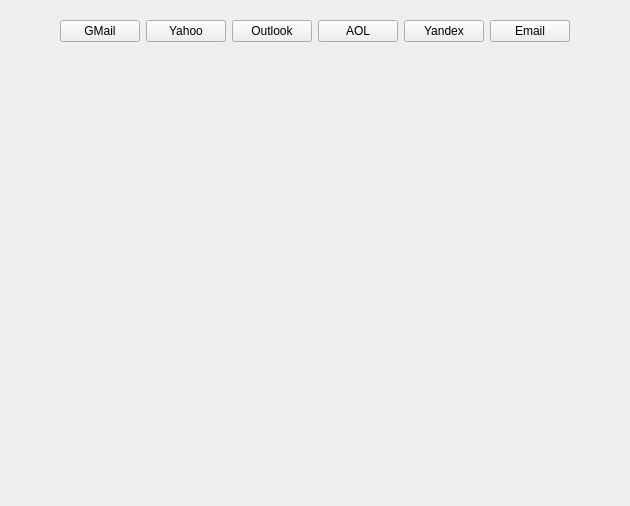
  <widget class="QWizardPage" name="WebmailPage">
   <property name="title">
    <string>UnseenP2P is better with Friends </string>
   </property>
   <property name="subTitle">
    <string>Invite your Friends from other Networks to UnseenP2P.</string>
   </property>
   <attribute name="pageId">
    <string notr="true">ConnectFriendWizard::Page_WebMail</string>
   </attribute>
   <layout class="QGridLayout" name="WebmalPageGLayout">
    <item row="0" column="0">
     <layout class="QHBoxLayout" name="webMailButtonHLayout">
      <property name="leftMargin">
       <number>9</number>
      </property>
      <property name="topMargin">
       <number>9</number>
      </property>
      <property name="rightMargin">
       <number>9</number>
      </property>
      <property name="bottomMargin">
       <number>9</number>
      </property>
      <item>
       <spacer name="webMailButtonLHSpacer">
        <property name="orientation">
         <enum>Qt::Horizontal</enum>
        </property>
        <property name="sizeType">
         <enum>QSizePolicy::Preferred</enum>
        </property>
        <property name="sizeHint" stdset="0">
         <size>
          <width>40</width>
          <height>20</height>
         </size>
        </property>
       </spacer>
      </item>
      <item>
       <widget class="QPushButton" name="gmailButton">
        <property name="text">
         <string>GMail</string>
        </property>
        <property name="icon">
         <iconset resource="../icons.qrc">
          <normaloff>:/icons/gmail.png</normaloff>:/icons/gmail.png</iconset>
        </property>
        <property name="iconSize">
         <size>
          <width>32</width>
          <height>32</height>
         </size>
        </property>
        <property name="checkable">
         <bool>false</bool>
        </property>
       </widget>
      </item>
      <item>
       <widget class="QPushButton" name="yahooButton">
        <property name="text">
         <string>Yahoo</string>
        </property>
        <property name="icon">
         <iconset resource="../icons.qrc">
          <normaloff>:/icons/yahoo.png</normaloff>:/icons/yahoo.png</iconset>
        </property>
        <property name="iconSize">
         <size>
          <width>32</width>
          <height>32</height>
         </size>
        </property>
        <property name="checkable">
         <bool>false</bool>
        </property>
       </widget>
      </item>
      <item>
       <widget class="QPushButton" name="outlookButton">
        <property name="text">
         <string>Outlook</string>
        </property>
        <property name="icon">
         <iconset resource="../icons.qrc">
          <normaloff>:/icons/outlook.png</normaloff>:/icons/outlook.png</iconset>
        </property>
        <property name="iconSize">
         <size>
          <width>32</width>
          <height>32</height>
         </size>
        </property>
        <property name="checkable">
         <bool>false</bool>
        </property>
       </widget>
      </item>
      <item>
       <widget class="QPushButton" name="aolButton">
        <property name="text">
         <string>AOL</string>
        </property>
        <property name="icon">
         <iconset resource="../icons.qrc">
          <normaloff>:/icons/aol.png</normaloff>:/icons/aol.png</iconset>
        </property>
        <property name="iconSize">
         <size>
          <width>32</width>
          <height>32</height>
         </size>
        </property>
        <property name="checkable">
         <bool>false</bool>
        </property>
       </widget>
      </item>
      <item>
       <widget class="QPushButton" name="yandexButton">
        <property name="text">
         <string>Yandex</string>
        </property>
        <property name="icon">
         <iconset resource="../icons.qrc">
          <normaloff>:/icons/yandex.png</normaloff>:/icons/yandex.png</iconset>
        </property>
        <property name="iconSize">
         <size>
          <width>32</width>
          <height>32</height>
         </size>
        </property>
        <property name="checkable">
         <bool>false</bool>
        </property>
       </widget>
      </item>
      <item>
       <widget class="QPushButton" name="emailButton">
        <property name="text">
         <string>Email</string>
        </property>
        <property name="icon">
         <iconset resource="../icons.qrc">
          <normaloff>:/icons/mail_128.png</normaloff>:/icons/mail_128.png</iconset>
        </property>
        <property name="iconSize">
         <size>
          <width>32</width>
          <height>32</height>
         </size>
        </property>
       </widget>
      </item>
      <item>
       <spacer name="webMailButtonRHSpacer">
        <property name="orientation">
         <enum>Qt::Horizontal</enum>
        </property>
        <property name="sizeType">
         <enum>QSizePolicy::Preferred</enum>
        </property>
        <property name="sizeHint" stdset="0">
         <size>
          <width>40</width>
          <height>20</height>
         </size>
        </property>
       </spacer>
      </item>
     </layout>
    </item>
    <item row="1" column="0">
     <spacer name="WebmailPageVSpacer">
      <property name="orientation">
       <enum>Qt::Vertical</enum>
      </property>
      <property name="sizeHint" stdset="0">
       <size>
        <width>20</width>
        <height>444</height>
       </size>
      </property>
     </spacer>
    </item>
   </layout>
  </widget>
